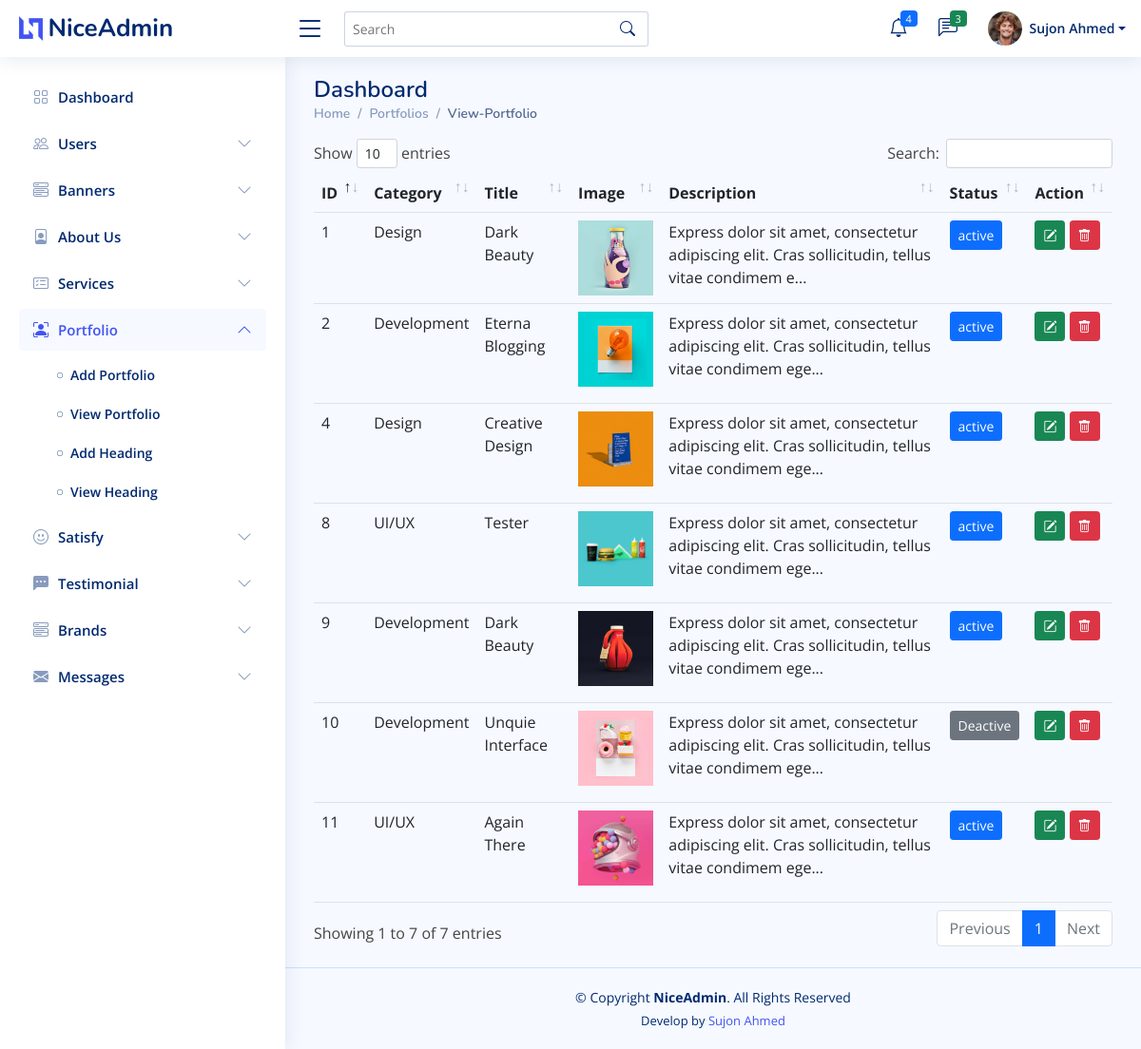
/admin/view_portfolio.php (signed in), run on the app's committed database.
### tables this page shows
CREATE TABLE `users` (
  `user_id` int(11) NOT NULL,
  `user_name` varchar(50) NOT NULL,
  `user_about` varchar(255) NOT NULL,
  `user_phone` varchar(15) NOT NULL,
  `user_email` varchar(60) NOT NULL,
  `user_password` varchar(100) NOT NULL,
  `user_photo` varchar(100) NOT NULL,
  `user_job` varchar(50) NOT NULL,
  `user_address` varchar(255) NOT NULL,
  `user_country` varchar(50) NOT NULL,
  `user_company` varchar(100) NOT NULL,
  `status` int(11) NOT NULL DEFAULT 0
);

CREATE TABLE `portfolios` (
  `portfolio_id` int(11) NOT NULL,
  `author_id` int(11) NOT NULL,
  `portfolio_category` varchar(50) NOT NULL,
  `portfolio_title` varchar(100) NOT NULL,
  `portfolio_image` varchar(100) NOT NULL,
  `portfolio_description` longtext NOT NULL,
  `portfolio_status` int(11) NOT NULL DEFAULT 0
);

### admin/view_portfolio.php (the view)
<?php
$page = "portfolios";
$sub_page = "portfolio";
require "database.php";
require "admin_header.php";
$select_portfolios = "SELECT * FROM `portfolios`";
$select_portfolio_result = mysqli_query($db_connection, $select_portfolios);
?>
<main id="main" class="main">
    <div class="pagetitle">
        <h1>Dashboard</h1>
        <nav>
            <ol class="breadcrumb">
            <li class="breadcrumb-item"><a href="index.php">Home</a></li>
            <li class="breadcrumb-item">Portfolios</li>
            <li class="breadcrumb-item active">View-Portfolio</li>
            </ol>
        </nav>
    </div>
    <section class="section dashboard">
        <div class="row">
            <div class="col-lg-12 col-md-12">
                <table class="table" id="banners">
                    <thead>
                        <tr>
                            <th>ID</th>
                            <th>Category</th>
                            <th>Title</th>
                            <th>Image</th>
                            <th>Description</th>
                            <th>Status</th>
                            <th>Action</th>
                        </tr>
                    </thead>
                    <tbody>
                        <?php foreach($select_portfolio_result as $portfolio){ ?>
                        <tr>
                            <td><?= $portfolio['portfolio_id'] ?></td>
                            <td><?= $portfolio['portfolio_category'] ?></td>
                            <td><?= $portfolio['portfolio_title'] ?></td>
                            <td><img src="assets/uploads/portfolios/<?= $portfolio['portfolio_image'] ?>" width="100" class="img-fluid" alt=""></td>
                            <td>
                                <?php
                                    $description = $portfolio['portfolio_description'];
                                    if (strlen($description) > 100) {
                                        echo substr($description,0,100).'...';
                                    } else {
                                        echo $description;
                                    }
                                ?>
                            </td>
                            <td>
                                <?php if ($portfolio['portfolio_status'] == 0){ ?>
                                    <a href="portfolio_status_change.php?id=<?= $portfolio['portfolio_id'] ?>" class="btn btn-secondary btn-sm">Deactive</a>
                                <?php } else { ?>
                                    <a href="portfolio_status_change.php?id=<?= $portfolio['portfolio_id'] ?>" class="btn btn-primary btn-sm">active</a>
                                <?php } ?>
                            </td>
                            <td>
                                <a title="Edit" href="edit_portfolio.php?portfolio_id=<?= $portfolio['portfolio_id'] ?>" class="btn btn-success btn-sm"><i class="bi bi-pencil-square"></i></a>
                                <a title="Delete" onclick="javascript:return confirm('Are You Sure?')" href="delete_portfolio.php?portfolio_id=<?= $portfolio['portfolio_id'] ?>" class="btn btn-danger btn-sm"><i class="bi bi-trash"></i></a>
                            </td>
                        </tr>
                        <?php } ?>
                    </tbody>
                </table>
            </div>
        </div>
    </section>
</main>
<?php require "admin_footer.php" ?>

### admin/admin_header.php (shortened to what this page needs)
<?php
require "database.php";
$user_id = $_SESSION['user_id'];
$select_users = "SELECT * FROM `users` WHERE `user_id` = '$user_id'";
$select_users_result = mysqli_query($db_connection, $select_users);
$after_assoc_user = mysqli_fetch_assoc($select_users_result);
?>
<!DOCTYPE html>
<html lang="en">
<head>
  <link rel="stylesheet" href="https://cdnjs.cloudflare.com/ajax/libs/font-awesome/4.7.0/css/font-awesome.min.css">
   <link rel="stylesheet" href="assets/css/all.min.css">
  <link rel="stylesheet" href="assets/css/fontawesome-all.min.css">
  <link href="assets/vendor/bootstrap/css/bootstrap.min.css" rel="stylesheet">
  <link href="assets/vendor/bootstrap-icons/bootstrap-icons.css" rel="stylesheet">
  <link rel="stylesheet" href="assets/css/flaticon.css">
  <link href="assets/vendor/boxicons/css/boxicons.min.css" rel="stylesheet">
  <link href="assets/vendor/quill/quill.snow.css" rel="stylesheet">
  <link href="assets/vendor/quill/quill.bubble.css" rel="stylesheet">
  <link href="assets/vendor/remixicon/remixicon.css" rel="stylesheet">
  <link href="assets/vendor/simple-datatables/style.css" rel="stylesheet">
  <link href="assets/css/style.css" rel="stylesheet">
  <link rel="stylesheet" href="assets/css/toastr.css">
  <link rel="stylesheet" href="summernote/summernote-bs4.min.css">
  <link rel="stylesheet" href="dataTable/dataTables.bootstrap4.min.css">
</head>
<body>
  <header id="header" class="header fixed-top d-flex align-items-center">
    <div class="d-flex align-items-center justify-content-between">
      <a href="index.php" class="logo d-flex align-items-center">
        <img src="assets/img/logo.png" alt="">
        <span class="d-none d-lg-block">NiceAdmin</span>
      </a>
      <i class="bi bi-list toggle-sidebar-btn"></i>
    </div>
    <div class="search-bar">
      <form class="search-form d-flex align-items-center" method="POST" action="#">
        <input type="text" name="query" placeholder="Search" title="Enter search keyword">
        <button type="submit" title="Search"><i class="bi bi-search"></i></button>
      </form>
    </div>
    <nav class="header-nav ms-auto">
      <ul class="d-flex align-items-center">
        <li class="nav-item dropdown">
          <a class="nav-link nav-icon" href="#" data-bs-toggle="dropdown">
            <i class="bi bi-bell"></i>
            <span class="badge bg-primary badge-number">4</span>
          </a>
        </li>
        <li class="nav-item dropdown">
          <a class="nav-link nav-icon" href="#" data-bs-toggle="dropdown">
            <i class="bi bi-chat-left-text"></i>
            <span class="badge bg-success badge-number">3</span>
          </a>
        </li>
        <li class="nav-item dropdown pe-3">
          <a class="nav-link nav-profile d-flex align-items-center pe-0" href="#" data-bs-toggle="dropdown">
            <?php
            if (!empty($after_assoc_user['user_photo'])) { ?>
                <img src="assets/uploads/users/<?= $after_assoc_user['user_photo'] ?>" alt="Profile" class="rounded-circle">
            <?php } else { ?>
                <img src="assets/img/avatar.png" alt="Profile" class="rounded-circle">
            <?php } ?>
            <span class="d-none d-md-block dropdown-toggle ps-2"><?= $after_assoc_user ['user_name'] ?></span>
          </a>
        </li>
      </ul>
    </nav>
  </header>
  <aside id="sidebar" class="sidebar">
    <ul class="sidebar-nav" id="sidebar-nav">
      <li class="nav-item">
        <a class="nav-link <?= ($page == "dashboard") ? '' : 'collapsed' ?>" href="index.php">
          <i class="bi bi-grid"></i>
          <span>Dashboard</span>
        </a>
      </li>
      <li class="nav-item">
        <a class="nav-link <?= ($page == "users") ? '' : 'collapsed' ?>" data-bs-target="#users-nav" data-bs-toggle="collapse" href="#">
          <i class="bi bi-people"></i><span>Users</span><i class="bi bi-chevron-down ms-auto"></i>
        </a>
      </li>
      <li class="nav-item">
        <a class="nav-link <?= ($page == "banners") ? '' : 'collapsed' ?>" data-bs-target="#banners-nav" data-bs-toggle="collapse" href="#">
          <i class="bi bi-menu-button-wide"></i><span>Banners</span><i class="bi bi-chevron-down ms-auto"></i>
        </a>
      </li>
      <li class="nav-item">
        <a class="nav-link <?= ($page == "abouts") ? '' : 'collapsed' ?>" data-bs-target="#about-nav" data-bs-toggle="collapse" href="#">
          <i class="bi bi-file-person"></i><span>About Us</span><i class="bi bi-chevron-down ms-auto"></i>
        </a>
      </li>
      <li class="nav-item">
        <a class="nav-link <?= ($page == "services") ? '' : 'collapsed' ?>" data-bs-target="#services-nav" data-bs-toggle="collapse" href="#">
          <i class="bi bi-card-checklist"></i><span>Services</span><i class="bi bi-chevron-down ms-auto"></i>
        </a>
      </li>
      <li class="nav-item">
        <a class="nav-link <?= ($page == "portfolios") ? '' : 'collapsed' ?>" data-bs-target="#portfolio-nav" data-bs-toggle="collapse" href="#">
          <i class="bi bi-person-bounding-box"></i><span>Portfolio</span><i class="bi bi-chevron-down ms-auto"></i>
        </a>
        <ul id="portfolio-nav" class="nav-content <?= ($sub_page == "portfolio") ? '' : 'collapse' ?> " data-bs-parent="#sidebar-nav">
          <li>
            <a href="add_portfolio.php">
              <i class="bi bi-circle"></i><span>Add Portfolio</span>
            </a>
          </li>
          <li>
            <a href="view_portfolio.php">
              <i class="bi bi-circle"></i><span>View Portfolio</span>
            </a>
          </li>
          <li>
            <a href="add_heading.php">
              <i class="bi bi-circle"></i><span>Add Heading</span>
            </a>
          </li>
          <li>
            <a href="view_heading.php">
              <i class="bi bi-circle"></i><span>View Heading</span>
            </a>
          </li>
        </ul>
      </li>
      <li class="nav-item">
        <a class="nav-link <?= ($page == "satisfied") ? '' : 'collapsed' ?>" data-bs-target="#satisfy-nav" data-bs-toggle="collapse" href="#">
          <i class="bi bi-emoji-smile"></i><span>Satisfy</span><i class="bi bi-chevron-down ms-auto"></i>
        </a>
      </li>
      <li class="nav-item">
        <a class="nav-link <?= ($page == "testimonials") ? '' : 'collapsed' ?>" data-bs-target="#testimonial-nav" data-bs-toggle="collapse" href="#">
        <i class="bi bi-chat-left-dots-fill"></i><span>Testimonial</span><i class="bi bi-chevron-down ms-auto"></i>
        </a>
      </li>
      <li class="nav-item">
        <a class="nav-link <?= ($page == "brands") ? '' : 'collapsed' ?>" data-bs-target="#brands-nav" data-bs-toggle="collapse" href="#">
          <i class="bi bi-menu-button-wide"></i><span>Brands</span><i class="bi bi-chevron-down ms-auto"></i>
        </a>
      </li>
      <li class="nav-item">
        <a class="nav-link <?= ($page == "messages") ? '' : 'collapsed' ?>" data-bs-target="#messages-nav" data-bs-toggle="collapse" href="#">
          <i class="bi bi-envelope-fill"></i><span>Messages</span><i class="bi bi-chevron-down ms-auto"></i>
        </a>
      </li>
    </ul>
  </aside>

### admin/assets/css/style.css (style rules this page uses)
:root { scroll-behavior: smooth; }
body { font-family: "Open Sans", sans-serif; background: #f6f9ff; color: #444444; }
a { color: #4154f1; text-decoration: none; }
h1, h2, h3, h4, h5, h6 { font-family: "Nunito", sans-serif; }
#main { margin-top: 60px; padding: 20px 30px; transition: all 0.3s; }
.pagetitle { margin-bottom: 10px; }
.pagetitle h1 { font-size: 24px; margin-bottom: 0; font-weight: 600; color: #012970; }
.breadcrumb { font-size: 14px; font-family: "Nunito", sans-serif; color: #899bbd; font-weight: 600; }
.breadcrumb a { color: #899bbd; transition: 0.3s; }
.breadcrumb .breadcrumb-item::before { color: #899bbd; }
.breadcrumb .active { color: #51678f; font-weight: 600; }
.logo { line-height: 1; }
@media (min-width: 1200px) { .logo { width: 280px; } }
.logo img { max-height: 26px; margin-right: 6px; }
.logo span { font-size: 26px; font-weight: 700; color: #012970; font-family: "Nunito", sans-serif; }
.header { transition: all 0.5s; z-index: 997; height: 60px; box-shadow: 0px 2px 20px rgba(1, 41, 112, 0.1); background-color: #fff; padding-left: 20px; }
.header .toggle-sidebar-btn { font-size: 32px; padding-left: 10px; cursor: pointer; color: #012970; }
.header .search-bar { min-width: 360px; padding: 0 20px; }
.header .search-form { width: 100%; }
.header .search-form input { border: 0; font-size: 14px; color: #012970; border: 1px solid rgba(1, 41, 112, 0.2); padding: 7px 38px 7px 8px; border-radius: 3px; transition: 0.3s; width: 100%; }
.header .search-form button { border: 0; padding: 0; margin-left: -30px; background: none; }
.header .search-form button i { color: #012970; }
.header-nav ul { list-style: none; }
.header-nav > ul { margin: 0; padding: 0; }
.header-nav .nav-icon { font-size: 20px; color: #012970; }
.header-nav .nav-profile { color: #012970; }
.header-nav .nav-profile img { max-height: 36px; }
.header-nav .nav-profile span { font-size: 14px; font-weight: 600; }
.header-nav .badge-number { position: absolute; inset: 4px 6px auto auto; font-weight: normal; font-size: 11px; padding: 3px 6px; }
.sidebar { position: fixed; top: 60px; left: 0; bottom: 0; width: 300px; z-index: 996; transition: all 0.3s; padding: 20px; overflow-y: auto; scrollbar-width: thin; scrollbar-color: #aab7cf transparent; box-shadow: 0px 0px 20px rgba(1, 41, 112, 0.1); background-color: #fff; }
@media (min-width: 1200px) { #main, #footer { margin-left: 300px; } }
.sidebar-nav { padding: 0; margin: 0; list-style: none; }
.sidebar-nav li { padding: 0; margin: 0; list-style: none; }
.sidebar-nav .nav-item { margin-bottom: 5px; }
.sidebar-nav .nav-link { display: flex; align-items: center; font-size: 15px; font-weight: 600; color: #4154f1; transition: 0.3; background: #f6f9ff; padding: 10px 15px; border-radius: 4px; }
.sidebar-nav .nav-link i { font-size: 16px; margin-right: 10px; color: #4154f1; }
.sidebar-nav .nav-link.collapsed { color: #012970; background: #fff; }
.sidebar-nav .nav-link.collapsed i { color: #899bbd; }
.sidebar-nav .nav-link .bi-chevron-down { margin-right: 0; transition: transform 0.2s ease-in-out; }
.sidebar-nav .nav-link:not(.collapsed) .bi-chevron-down { transform: rotate(180deg); }
.sidebar-nav .nav-content { padding: 5px 0 0 0; margin: 0; list-style: none; }
.sidebar-nav .nav-content a { display: flex; align-items: center; font-size: 14px; font-weight: 600; color: #012970; transition: 0.3; padding: 10px 0 10px 40px; transition: 0.3s; }
.sidebar-nav .nav-content a i { font-size: 6px; margin-right: 8px; line-height: 0; border-radius: 50%; }

### data on the page
users: user_photo (picture), user_name "Sujon Ahmed"
portfolios: portfolio_id "1", portfolio_category "Design", portfolio_title "Dark Beauty", portfolio_image (picture), portfolio_description "Express dolor sit amet, consectetur adipiscing elit. Cras sollicitudin, tellus vitae condimem e"
portfolios: portfolio_id "2", portfolio_category "Development", portfolio_title "Eterna Blogging", portfolio_image (picture), portfolio_description "Express dolor sit amet, consectetur adipiscing elit. Cras sollicitudin, tellus vitae condimem ege"
portfolios: portfolio_id "4", portfolio_category "Design", portfolio_title "Creative Design", portfolio_image (picture), portfolio_description "Express dolor sit amet, consectetur adipiscing elit. Cras sollicitudin, tellus vitae condimem ege"
portfolios: portfolio_id "8", portfolio_category "UI/UX", portfolio_title "Tester", portfolio_image (picture), portfolio_description "Express dolor sit amet, consectetur adipiscing elit. Cras sollicitudin, tellus vitae condimem ege"
portfolios: portfolio_id "9", portfolio_category "Development", portfolio_title "Dark Beauty", portfolio_image (picture), portfolio_description "Express dolor sit amet, consectetur adipiscing elit. Cras sollicitudin, tellus vitae condimem ege"
portfolios: portfolio_id "10", portfolio_category "Development", portfolio_title "Unquie Interface", portfolio_image (picture), portfolio_description "Express dolor sit amet, consectetur adipiscing elit. Cras sollicitudin, tellus vitae condimem ege"
portfolios: portfolio_id "11", portfolio_category "UI/UX", portfolio_title "Again There", portfolio_image (picture), portfolio_description "Express dolor sit amet, consectetur adipiscing elit. Cras sollicitudin, tellus vitae condimem ege"
